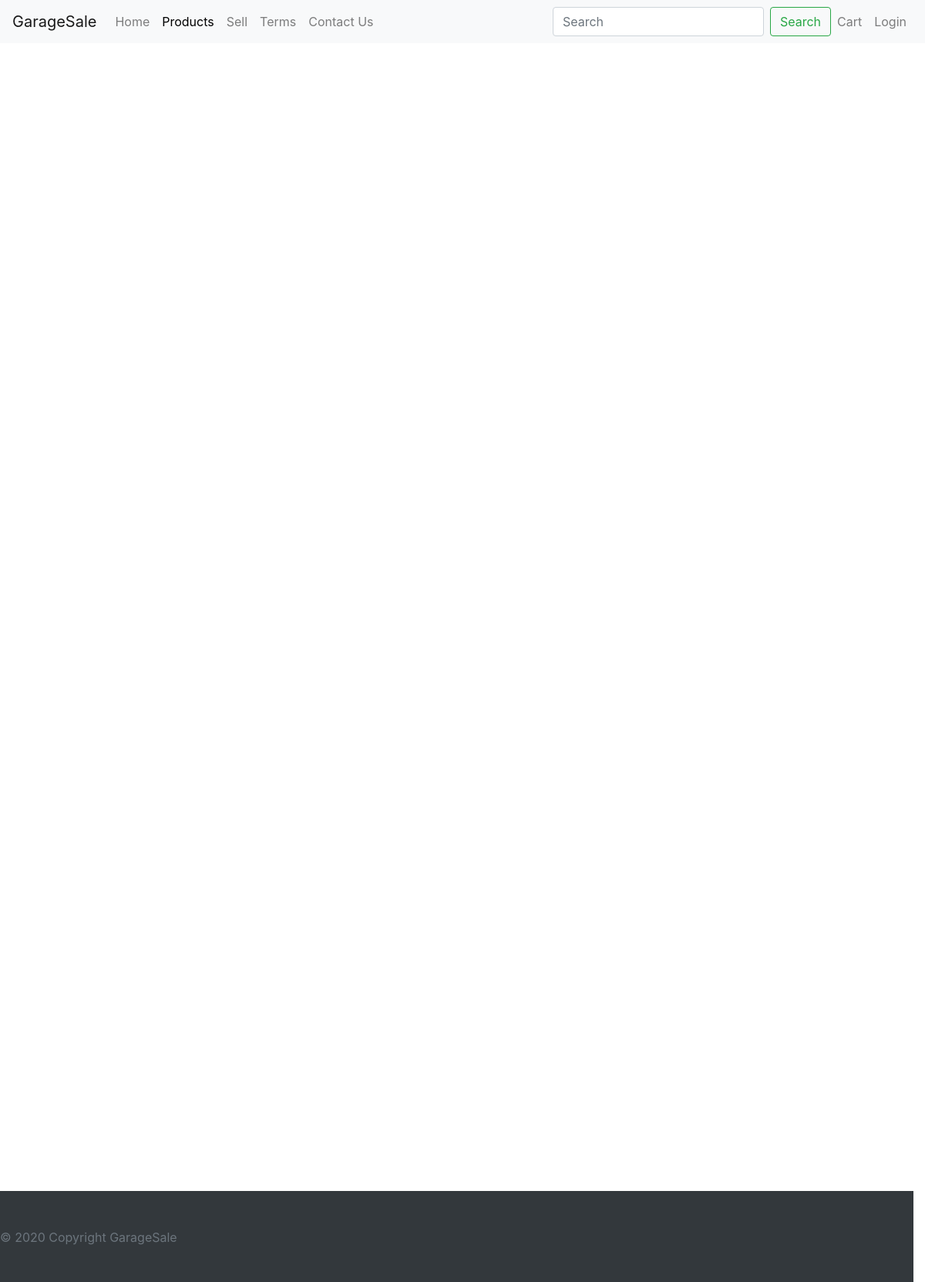
/products (signed in), run on an earlier commit of the app's database.
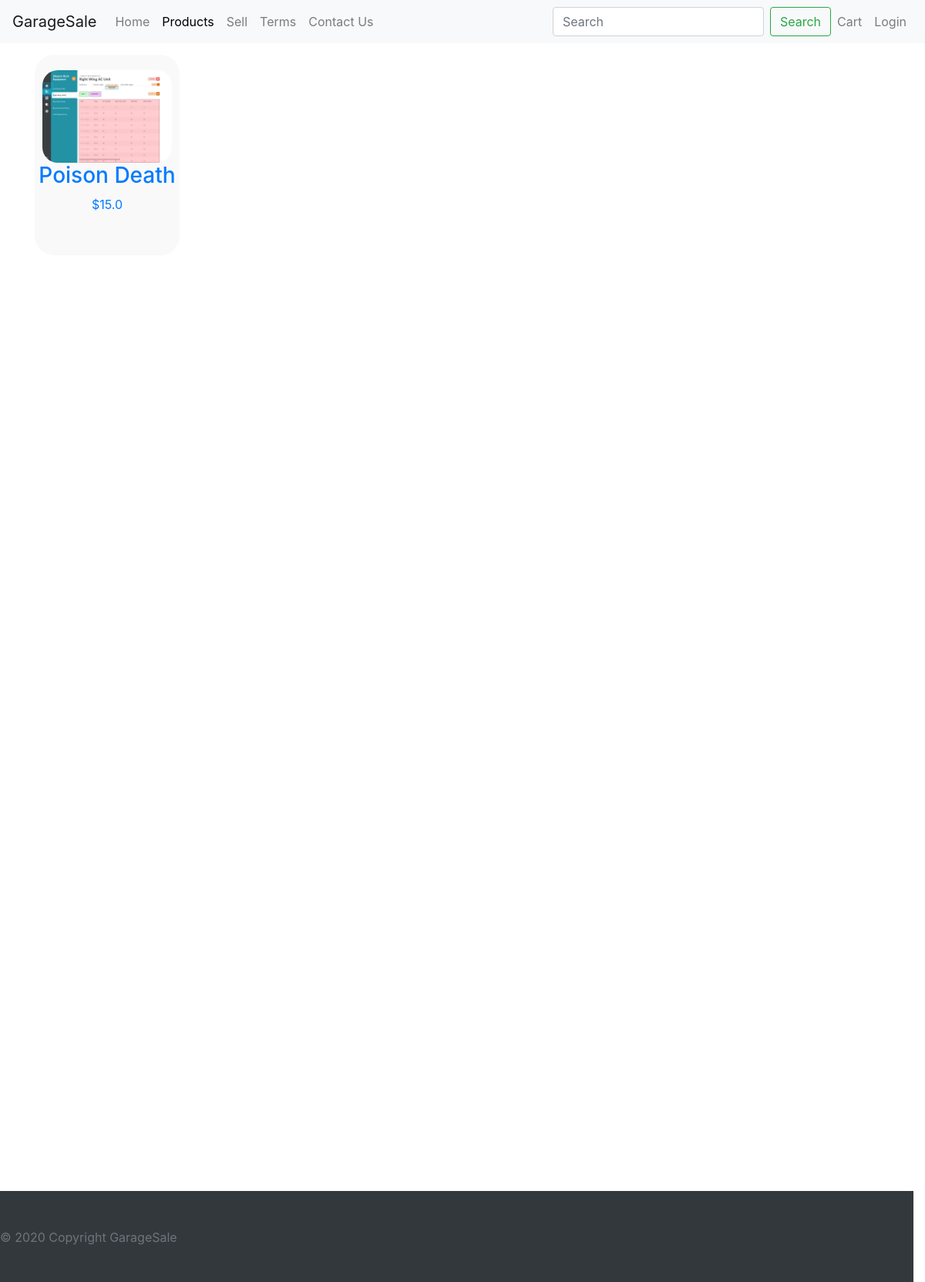
And on a later commit of the database.
### tables this page shows
CREATE TABLE "Products"
(
	id INTEGER
		primary key autoincrement,
	name TEXT not null,
	price REAL not null,
	description TEXT,
	tags TEXT,
	image_file TEXT,
	condition TEXT,
	user int
		constraint Products_Users_uid_fk
			references Users
);

### garage_sale/routes.py (the view, shortened to what this page needs)
@app.route('/products', methods=['GET', 'POST'])
def product_list():
    uid = session.get("uid", None)
    db = database()
    c = db.cursor()
    if uid is None:
        products = c.execute("SELECT * FROM Products").fetchall()
    else:
        products = c.execute("SELECT * FROM Products WHERE user = ?", (uid,)).fetchall()
    return render_template("products.j2", products=products, user=getUser())

### garage_sale/__init__.py (called while the page is built)
def make_g(function):
    @wraps(function)
    def wrapper():
        value = getattr(g, function.__name__, None)
        if value is None:
            value = function()
            setattr(g, function.__name__, value)
        return value
    return wrapper

### garage_sale/database.py (called while the page is built)
@make_g
def database():
    return sqlite3.connect(DATABASE)

@app.teardown_appcontext
def close_connection(exception):
    db = database()
    if db is not None:
        db.close()

### garage_sale/routes.py (called while the page is built)
def getUser():
    uid = session.get("uid", None)
    exp = session.get("expires", None)
    if uid is None or exp is None or exp > (datetime.now() + timedelta(hours=1)):
        return None
    db = database()
    usr = db.cursor().execute('''
        SELECT fname, lname, email FROM users WHERE uid=?
    ''', (uid,)).fetchone()
    return usr

### garage_sale/templates/products.j2 (shortened to what this page needs)
{% extends "base/base.j2" %}
{% import "base/macros.j2" as macro %}
{% block styles %}
    {{ macro.css_stylesheet(url_for('static', filename='styles/products.css')) }}
{% endblock %}
{% block content %}
    <body>
    <div class="closesCart container">
        {% for p in products %}
            <div class="product" id="{{ p[0] }}">
                <a href="{{ url_for('product', product_id=p[0]) }}">
                    <div class="product-image">
                        <img class="prodImg"
                             src="{{ url_for('static', filename=('images/products/' + p[5]) if p[5] else "images/product_image_not_available.png") }}"
                             alt="product image">
                    </div>
                    <h3 class="prodTitle">{{ p[1] }}</h3>
                    <p class="price">${{ p[2] }}</p>
                </a>
                {% if user %}
                {% else %}
                    <div class="center">
                    </div>
                {% endif %}
            </div>
        {% endfor %}
    </div>
    </body>
{% endblock %}

### garage_sale/templates/base/base.j2 (shortened to what this page needs)
{% import "base/macros.j2" as macro %}
<!DOCTYPE html>
<html lang="en">
{% block head %}
    <head>
        {% block styles %}
        {% endblock %}
        {{ macro.css_stylesheet(url_for('static', filename='styles/base.css')) }}
        {% block bootstrap %}
            {{ macro.css_stylesheet('https://maxcdn.bootstrapcdn.com/bootstrap/4.5.2/css/bootstrap.min.css') }}
        {% endblock %}
    </head>
{% endblock %}
<header>
    {% block nav %}
        <nav class="navbar navbar-expand-lg navbar-light bg-light">
            <a class="navbar-brand" href="#">GarageSale</a>
            <div class="collapse navbar-collapse" id="navbarSupportedContent">
                <ul class="navbar-nav mr-auto">
                    <li class="nav-item">
                        <a id="home" class="nav-link" href="/">Home</a>
                    </li>
                    <li class="nav-item">
                        <a id="products" class="nav-link" href="{{ url_for('product_list') }}">
                            {% if user != None %}
                                My Products
                            {% else %}
                                Products
                            {% endif %}
                        </a>
                    </li>
                    <li class="nav-item">
                        <a id="sell" class="nav-link" href="{{ url_for('sell_get') }}">Sell</a>
                    </li>
                    <li class="nav-item">
                        <a id="terms" class="nav-link" href="{{ url_for('terms') }}">Terms</a>
                    </li>
                    <li class="nav-item">
                        <a id="contact" class="nav-link" href="{{ url_for('contact') }}">Contact Us</a>
                    </li>
                </ul>
                <ul class="navbar-nav ml-auto">
                    <form class="form-inline my-2 my-lg-0 ml-auto" method="POST" action="/products">
                        <input class="form-control mr-sm-2" name="value" type="search" placeholder="Search"
                               aria-label="Search">
                        <button class="btn btn-outline-success my-2 my-sm-0" type="submit">Search</button>
                    </form>
                    {% if not user %}
                        <li class="nav-item">
                            <a class="nav-link" id="cartButton" href="#">Cart</a>
                        </li>
                        <li class="nav-item">
                            <a class="nav-link" href="{{ url_for('login_get') }}">Login</a>
                        </li>
                    {% endif %}
                </ul>
            </div>
        </nav>
    {% endblock %}
</header>
{% block content %}{% endblock %}
{% block footer %}
    <footer class="footer pt-5 row">
        <div>
        <span class="text-muted text-center col-lg-12 footer-copyright py-3">
            © 2020 Copyright GarageSale
        </span>
        </div>
    </footer>
{% endblock %}
</html>

### garage_sale/templates/base/macros.j2 (shortened to what this page needs)
{% macro css_stylesheet(href) %}
    <link rel="stylesheet" href="{{ href }}"/>
{% endmacro %}

### garage_sale/static/styles/products.css (style rules this page uses)
.product { background-color: #F9F9F9; width: 188px; margin-top: 15px; margin-bottom: 15px; margin-right: 15px; border-radius: 25px; float: left; }
#products { color: black; }
.product-image { height: 120px; max-width: 188px; overflow: hidden; margin-top: 20px; margin-left: auto; margin-right: auto; }
.product-image img { display: block; border-radius: 20px; margin: auto; max-width: 188px; max-height: 120px; }
.prodTitle { text-align: center; }
.price { text-align: center; }

### garage_sale/static/styles/base.css (style rules this page uses)
html { position: relative; min-height: 100%; }
footer { background-color: #33383c; padding:70px 0; position: absolute; left: 0; bottom: 0; height: 100px; width: 100%; }

What changed in the data, as far as the page shows it:
added Products: image_file (picture), name "Poison Death", price "15.0"
